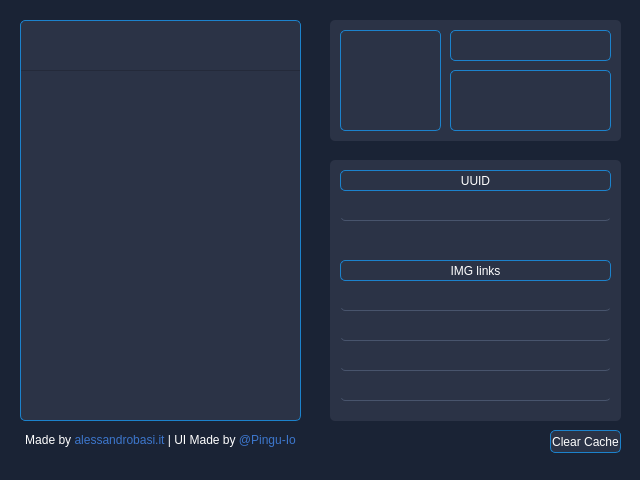
<?xml version="1.0" encoding="UTF-8"?>
<ui version="4.0">
 <class>TeamspeakBadgesViewerClass</class>
 <widget class="QMainWindow" name="TeamspeakBadgesViewerClass">
  <property name="geometry">
   <rect>
    <x>0</x>
    <y>0</y>
    <width>640</width>
    <height>480</height>
   </rect>
  </property>
  <property name="minimumSize">
   <size>
    <width>640</width>
    <height>480</height>
   </size>
  </property>
  <property name="maximumSize">
   <size>
    <width>640</width>
    <height>480</height>
   </size>
  </property>
  <property name="windowTitle">
   <string>Teamspeak Badges Parser</string>
  </property>
  <property name="windowIcon">
   <iconset resource="TeamspeakBadgesViewer.qrc">
    <normaloff>:/icon/icon.png</normaloff>:/icon/icon.png</iconset>
  </property>
  <property name="styleSheet">
   <string notr="true">background-color: rgb(26, 35, 53);
color: white;</string>
  </property>
  <widget class="QWidget" name="centralwidget">
   <property name="styleSheet">
    <string notr="true">#centralwidget QScrollBar:vertical {              
border: 0px solid white;
width:12px;
background: white;
}

#centralwidget QScrollBar::handle:vertical {
background: rgb(32, 47, 130);
min-height: 1px;
border: 2px solid white;
border-radius: 5px;
}

#centralwidget QLabel a {
text-decoration: none;
}</string>
   </property>
   <widget class="QTableWidget" name="tabellaBages">
    <property name="geometry">
     <rect>
      <x>20</x>
      <y>20</y>
      <width>281</width>
      <height>401</height>
     </rect>
    </property>
    <property name="styleSheet">
     <string notr="true">QTableWidget{ 
background-color: rgb(43, 51, 70);
border: 1px solid #1c82cc;
border-radius: 5px;
}

/*#centralwidget QScrollBar:vertical {              
border: 0px solid white;
width:12px;
background: white;
}

#centralwidget QScrollBar::handle:vertical {
background: rgb(32, 47, 130);
min-height: 1px;
border: 2px solid white;
border-radius: 5px;
}*/
/*QScrollBar::add-page:vertical, QScrollBar::sub-page:vertical {background: none;}*/

</string>
    </property>
    <property name="editTriggers">
     <set>QAbstractItemView::NoEditTriggers</set>
    </property>
    <property name="selectionMode">
     <enum>QAbstractItemView::SingleSelection</enum>
    </property>
    <property name="selectionBehavior">
     <enum>QAbstractItemView::SelectRows</enum>
    </property>
    <property name="iconSize">
     <size>
      <width>24</width>
      <height>24</height>
     </size>
    </property>
    <property name="textElideMode">
     <enum>Qt::ElideNone</enum>
    </property>
    <property name="showGrid">
     <bool>true</bool>
    </property>
    <property name="wordWrap">
     <bool>true</bool>
    </property>
    <property name="cornerButtonEnabled">
     <bool>false</bool>
    </property>
    <property name="rowCount">
     <number>1</number>
    </property>
    <property name="columnCount">
     <number>1</number>
    </property>
    <attribute name="horizontalHeaderVisible">
     <bool>false</bool>
    </attribute>
    <attribute name="horizontalHeaderCascadingSectionResizes">
     <bool>false</bool>
    </attribute>
    <attribute name="horizontalHeaderMinimumSectionSize">
     <number>300</number>
    </attribute>
    <attribute name="horizontalHeaderDefaultSectionSize">
     <number>300</number>
    </attribute>
    <attribute name="horizontalHeaderHighlightSections">
     <bool>false</bool>
    </attribute>
    <attribute name="verticalHeaderVisible">
     <bool>false</bool>
    </attribute>
    <attribute name="verticalHeaderCascadingSectionResizes">
     <bool>false</bool>
    </attribute>
    <attribute name="verticalHeaderMinimumSectionSize">
     <number>50</number>
    </attribute>
    <attribute name="verticalHeaderDefaultSectionSize">
     <number>50</number>
    </attribute>
    <attribute name="verticalHeaderHighlightSections">
     <bool>true</bool>
    </attribute>
    <row/>
    <column/>
   </widget>
   <widget class="QPushButton" name="clearCacheBtn">
    <property name="geometry">
     <rect>
      <x>550</x>
      <y>430</y>
      <width>71</width>
      <height>23</height>
     </rect>
    </property>
    <property name="styleSheet">
     <string notr="true">background-color: rgb(43, 51, 70);
border: 1px solid #1c82cc;
border-radius: 5px;
color: white;</string>
    </property>
    <property name="text">
     <string>Clear Cache</string>
    </property>
   </widget>
   <widget class="QFrame" name="frame_2">
    <property name="geometry">
     <rect>
      <x>330</x>
      <y>20</y>
      <width>291</width>
      <height>121</height>
     </rect>
    </property>
    <property name="styleSheet">
     <string notr="true">background-color: rgb(43, 51, 70);
border-radius: 5px;</string>
    </property>
    <property name="frameShape">
     <enum>QFrame::StyledPanel</enum>
    </property>
    <property name="frameShadow">
     <enum>QFrame::Raised</enum>
    </property>
    <widget class="QLabel" name="iconaBadge">
     <property name="geometry">
      <rect>
       <x>10</x>
       <y>10</y>
       <width>101</width>
       <height>101</height>
      </rect>
     </property>
     <property name="styleSheet">
      <string notr="true">border: 1px solid #1c82cc;</string>
     </property>
     <property name="text">
      <string/>
     </property>
     <property name="alignment">
      <set>Qt::AlignCenter</set>
     </property>
    </widget>
    <widget class="QLabel" name="nomeBadge">
     <property name="geometry">
      <rect>
       <x>120</x>
       <y>10</y>
       <width>161</width>
       <height>31</height>
      </rect>
     </property>
     <property name="styleSheet">
      <string notr="true">border: 1px solid #1c82cc;
border-radius: 5px;</string>
     </property>
     <property name="text">
      <string>&lt;html&gt;&lt;head/&gt;&lt;body&gt;&lt;p&gt;&lt;br/&gt;&lt;/p&gt;&lt;/body&gt;&lt;/html&gt;</string>
     </property>
     <property name="textFormat">
      <enum>Qt::RichText</enum>
     </property>
     <property name="scaledContents">
      <bool>true</bool>
     </property>
     <property name="alignment">
      <set>Qt::AlignCenter</set>
     </property>
     <property name="textInteractionFlags">
      <set>Qt::NoTextInteraction</set>
     </property>
    </widget>
    <widget class="QLabel" name="descBadge">
     <property name="geometry">
      <rect>
       <x>120</x>
       <y>50</y>
       <width>161</width>
       <height>61</height>
      </rect>
     </property>
     <property name="styleSheet">
      <string notr="true">border: 1px solid #1c82cc;
border-radius: 5px;</string>
     </property>
     <property name="text">
      <string/>
     </property>
     <property name="alignment">
      <set>Qt::AlignCenter</set>
     </property>
     <property name="wordWrap">
      <bool>true</bool>
     </property>
    </widget>
   </widget>
   <widget class="QFrame" name="frame_4">
    <property name="geometry">
     <rect>
      <x>330</x>
      <y>160</y>
      <width>291</width>
      <height>261</height>
     </rect>
    </property>
    <property name="styleSheet">
     <string notr="true">background-color: rgb(43, 51, 70);
border-radius: 5px;</string>
    </property>
    <property name="frameShape">
     <enum>QFrame::StyledPanel</enum>
    </property>
    <property name="frameShadow">
     <enum>QFrame::Raised</enum>
    </property>
    <widget class="QLabel" name="uuid_text">
     <property name="geometry">
      <rect>
       <x>10</x>
       <y>10</y>
       <width>271</width>
       <height>21</height>
      </rect>
     </property>
     <property name="styleSheet">
      <string notr="true">border: 1px solid #1c82cc;
border-radius: 5px;
color: white;</string>
     </property>
     <property name="text">
      <string>UUID</string>
     </property>
     <property name="alignment">
      <set>Qt::AlignCenter</set>
     </property>
    </widget>
    <widget class="QLabel" name="uuidText">
     <property name="geometry">
      <rect>
       <x>10</x>
       <y>40</y>
       <width>271</width>
       <height>21</height>
      </rect>
     </property>
     <property name="styleSheet">
      <string notr="true">QLabel::hover{
 border-bottom: 1px solid #1c82cc;
 border-radius: 5px;
}
QLabel::!hover{
 border-bottom: 1px solid #48546c;
 border-radius: 5px;
}</string>
     </property>
     <property name="text">
      <string/>
     </property>
    </widget>
    <widget class="QLabel" name="img_text">
     <property name="geometry">
      <rect>
       <x>10</x>
       <y>100</y>
       <width>271</width>
       <height>21</height>
      </rect>
     </property>
     <property name="styleSheet">
      <string notr="true">border: 1px solid #1c82cc;
border-radius: 5px;
color: white;</string>
     </property>
     <property name="text">
      <string>IMG links</string>
     </property>
     <property name="alignment">
      <set>Qt::AlignCenter</set>
     </property>
    </widget>
    <widget class="QLabel" name="svgUrl">
     <property name="geometry">
      <rect>
       <x>10</x>
       <y>130</y>
       <width>271</width>
       <height>21</height>
      </rect>
     </property>
     <property name="styleSheet">
      <string notr="true">QLabel::hover{
 border-bottom: 1px solid #1c82cc;
 border-radius: 5px;
}
QLabel::!hover{
 border-bottom: 1px solid #48546c;
 border-radius: 5px;
}</string>
     </property>
     <property name="text">
      <string/>
     </property>
     <property name="openExternalLinks">
      <bool>true</bool>
     </property>
    </widget>
    <widget class="QLabel" name="detailsSvgUrl">
     <property name="geometry">
      <rect>
       <x>10</x>
       <y>160</y>
       <width>271</width>
       <height>21</height>
      </rect>
     </property>
     <property name="styleSheet">
      <string notr="true">QLabel::hover{
 border-bottom: 1px solid #1c82cc;
 border-radius: 5px;
}
QLabel::!hover{
 border-bottom: 1px solid #48546c;
 border-radius: 5px;
}</string>
     </property>
     <property name="text">
      <string/>
     </property>
     <property name="openExternalLinks">
      <bool>true</bool>
     </property>
    </widget>
    <widget class="QLabel" name="pngUrl">
     <property name="geometry">
      <rect>
       <x>10</x>
       <y>220</y>
       <width>271</width>
       <height>21</height>
      </rect>
     </property>
     <property name="styleSheet">
      <string notr="true">QLabel::hover{
 border-bottom: 1px solid #1c82cc;
 border-radius: 5px;
}
QLabel::!hover{
 border-bottom: 1px solid #48546c;
 border-radius: 5px;
}</string>
     </property>
     <property name="text">
      <string/>
     </property>
     <property name="openExternalLinks">
      <bool>true</bool>
     </property>
    </widget>
    <widget class="QLabel" name="detailsPngUrl">
     <property name="geometry">
      <rect>
       <x>10</x>
       <y>190</y>
       <width>271</width>
       <height>21</height>
      </rect>
     </property>
     <property name="styleSheet">
      <string notr="true">QLabel::hover{
 border-bottom: 1px solid #1c82cc;
 border-radius: 5px;
}
QLabel::!hover{
 border-bottom: 1px solid #48546c;
 border-radius: 5px;
}</string>
     </property>
     <property name="text">
      <string/>
     </property>
     <property name="openExternalLinks">
      <bool>true</bool>
     </property>
    </widget>
   </widget>
   <widget class="QLabel" name="credits">
    <property name="enabled">
     <bool>true</bool>
    </property>
    <property name="geometry">
     <rect>
      <x>20</x>
      <y>430</y>
      <width>281</width>
      <height>21</height>
     </rect>
    </property>
    <property name="mouseTracking">
     <bool>true</bool>
    </property>
    <property name="autoFillBackground">
     <bool>false</bool>
    </property>
    <property name="styleSheet">
     <string notr="true"/>
    </property>
    <property name="text">
     <string>&lt;html&gt;&lt;head/&gt;&lt;body&gt;&lt;p&gt;Made by &lt;a href=&quot;https://www.alessandrobasi.it&quot;&gt;&lt;span style=&quot;text-decoration:none; color:#3c76cc;&quot;&gt;alessandrobasi.it&lt;/span&gt;&lt;/a&gt; | UI Made by &lt;a href=&quot;https://www.instagram.com/pingu.io&quot;&gt;&lt;span style=&quot;text-decoration:none; color:#3c76cc;&quot;&gt;@Pingu-Io&lt;/span&gt;&lt;/a&gt;&lt;/p&gt;&lt;/body&gt;&lt;/html&gt;</string>
    </property>
    <property name="alignment">
     <set>Qt::AlignCenter</set>
    </property>
    <property name="openExternalLinks">
     <bool>true</bool>
    </property>
   </widget>
  </widget>
  <widget class="QStatusBar" name="statusBar">
   <property name="toolTip">
    <string/>
   </property>
   <property name="statusTip">
    <string/>
   </property>
   <property name="whatsThis">
    <string/>
   </property>
   <property name="sizeGripEnabled">
    <bool>false</bool>
   </property>
  </widget>
 </widget>
 <resources>
  <include location="TeamspeakBadgesViewer.qrc"/>
 </resources>
 <connections/>
</ui>
